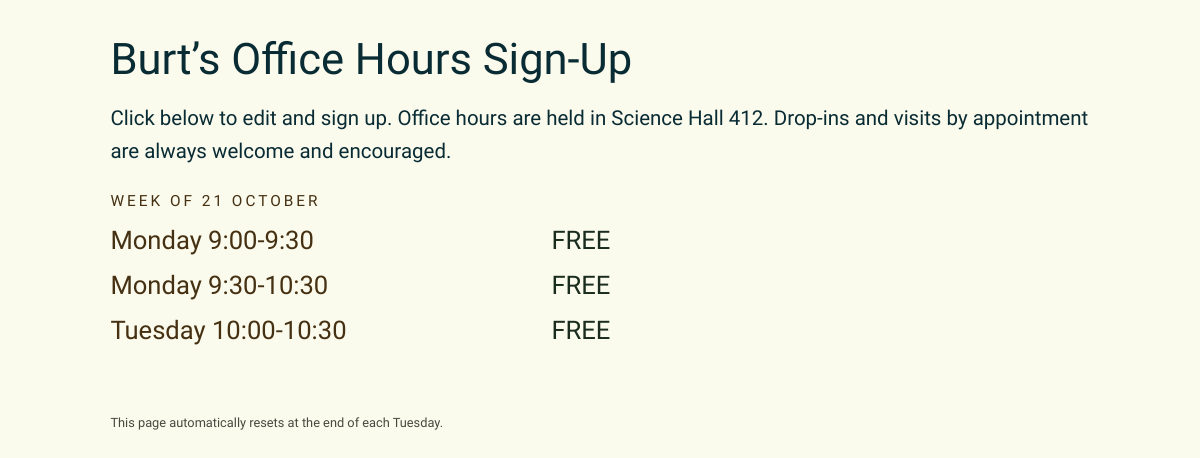
The page / on the database its author committed.
### tables this page shows
CREATE TABLE IF NOT EXISTS `office_hours` (
  `id` int(11) unsigned NOT NULL AUTO_INCREMENT,
  `hour` varchar(64) DEFAULT NULL,
  `name` varchar(64) DEFAULT NULL,
  PRIMARY KEY (`id`)
);

### settings.php (called while the page is built, shortened)
<?php
$teacher_name = "Burt";
$office_location = "Science Hall 412";
$office_message = "Drop-ins and visits by appointment are always welcome and encouraged.";
$update_day = "Tuesday";
$pause_updating = false;
?>

### index.php (the view, shortened to what this page needs)
<?php
require_once("settings.php");
?>
<!DOCTYPE html>
<html lang="en">
<head>
</head>
<body>
<div id="header">
<h1><?php echo $teacher_name; ?>&rsquo;s Office Hours Sign-Up</h1>
<h2>Click below to edit and sign up. Office hours are held in <?php echo $office_location; ?>. <?php echo $office_message; ?></h2>
</div>
<div id="hours_wrapper">
<?php if (!$pause_updating) { ?>
<h3>Week of <?php
if ( strtotime("today") < strtotime("$update_day this week") ) {
echo date('j F',strtotime("Monday this week")); } else {
echo date('j F',strtotime("Monday next week")); } ?></h3>
<?php }
$query = "SELECT * FROM office_hours ORDER BY id ASC;";
$result = mysql_query($query);
$n = 0;
while ($n < mysql_numrows($result)) {
print "<div class=\"hour_holder\" id=\"hour_id_";
print mysql_result($result,$n,"id");
print "\"><div class=\"hour_name\">";
print mysql_result($result,$n,"hour");
print "</div><div class=\"hour_person\" id=\"hour_person_";
print mysql_result($result,$n,"id");
print "\" onClick=\"javascript:swapToInput('";
print mysql_result($result,$n,"id");
print "')\">";
print mysql_result($result,$n,"name");
print "</div><div class=\"hour_input\" id=\"hour_person_input_";
print mysql_result($result,$n,"id");
print "\"><input type=\"hidden\" id=\"current_name_";
print "</div></div>";
$n++;
}
?>
</div>
<?php if (!$pause_updating) { ?>
<div id="footer">
This page automatically resets at the end of each <?php echo $update_day ?>.
</div>
<?php } ?>
</body>
</html>

### rows shown on the page
office_hours: hour "Monday 9:00-9:30", name "FREE"
office_hours: hour "Monday 9:30-10:30", name "FREE"
office_hours: hour "Tuesday 10:00-10:30", name "FREE"

### other values the page prints
$teacher_name "Burt"
$office_location "Science Hall 412"
$office_message "Drop-ins and visits by appointment are always welcome and encouraged."
$update_day "Tuesday"
